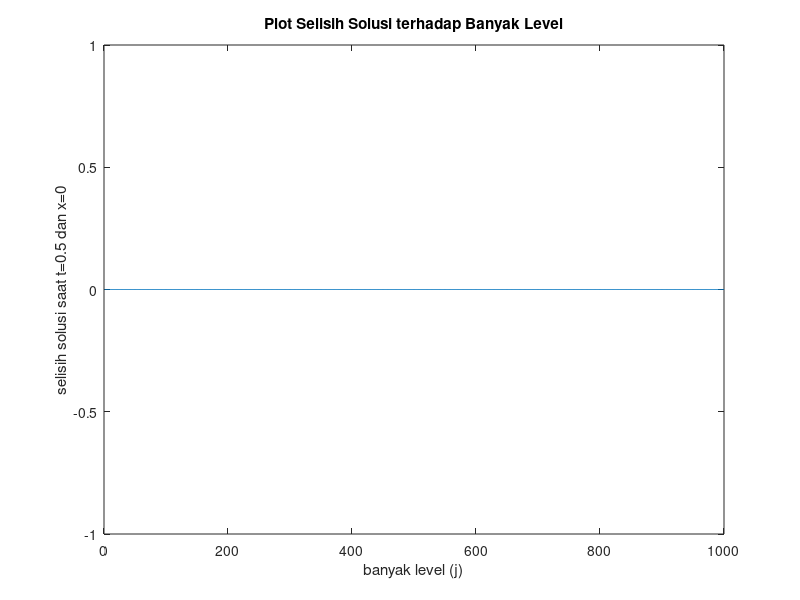
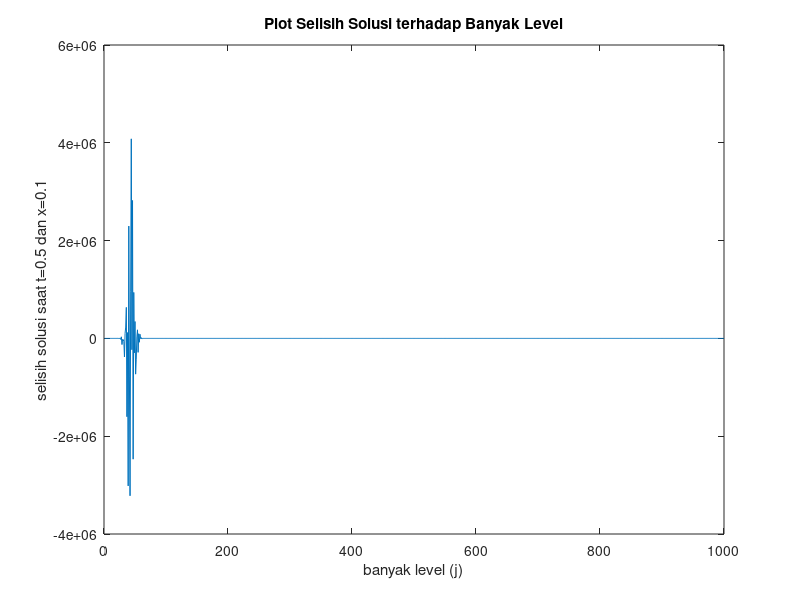
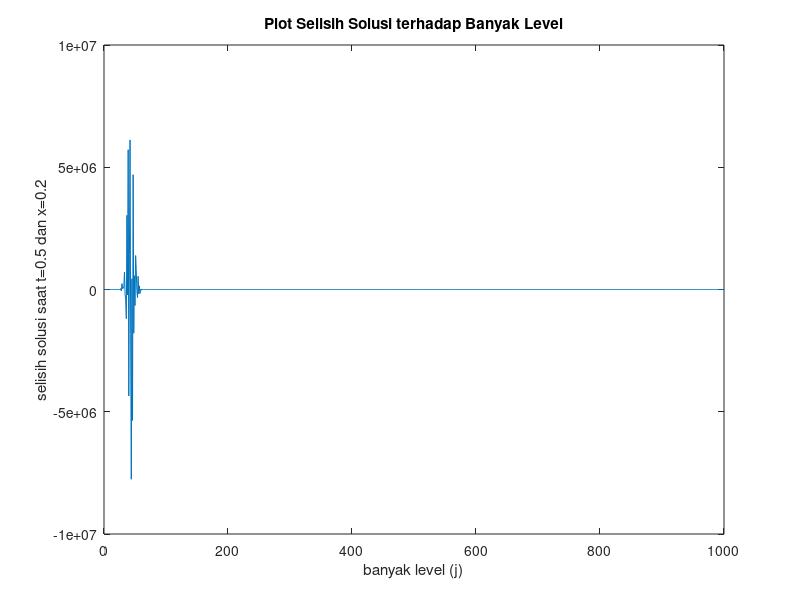
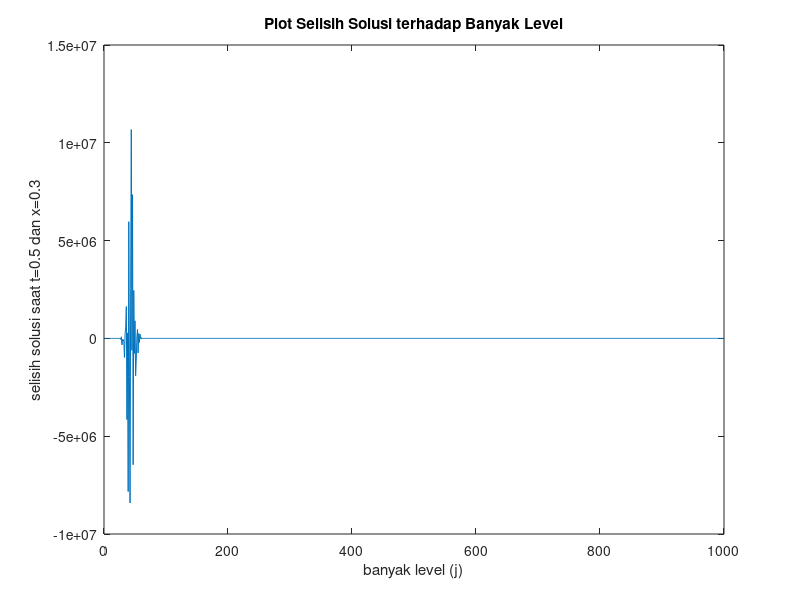

The MATLAB source for these figures, in order:
clear all;clc;
l=1;
t=0.5;	
h=0.1;
m=l/h;
alpha=1;
for i=1:m+1;
    x(i)=(i-1)*h;
end
u=exp(-pi^2*t)*sin(pi*x); %solusi eksak

%Menghitung Solusi PDP dengan nilai k yang berbeda
for level=1:1000
    W=[];
    k=t/level;
    lambda=alpha^2*k/h^2;
    for i=1:m
        W(1,i+1)=sin(pi*x(i+1));
    end

    for i=1:level+1
        W(i,1)=0; W(i,m+1)=0;
    end

    A=zeros(m-1,m-1);
    A(1:2,1)=[(1-2*lambda);lambda];
A(m-2:m-1,m-1)=[lambda;1-2*lambda];
v=[lambda;1-2*lambda;lambda];

    for i=2:m-2
        A(i-1:i+1,i)=v;
    end
    A;
    B=A;

    for i=1:level
        W(i+1,2:m)=B*W(i,2:m)';
    end

    wbd=W(level+1,:)';
    galatbd=abs(wbd-u');
    error(:,level)=wbd; %selisih solusi untuk suatu k
end
 
for i=1:length(x)
    figure(i)
    plot(error(i,:))
    title('Plot Selisih Solusi terhadap Banyak Level')
    xlabel('banyak level (j)')
    ylabel(['selisih solusi saat t=0.5 dan x=',num2str(x(i))])
end
